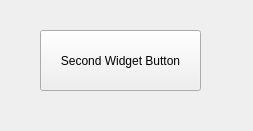
<?xml version="1.0" encoding="UTF-8"?>
<ui version="4.0">
 <class>SecondUIWidget</class>
 <widget class="QWidget" name="SecondUIWidget">
  <property name="geometry">
   <rect>
    <x>0</x>
    <y>0</y>
    <width>253</width>
    <height>131</height>
   </rect>
  </property>
  <property name="windowTitle">
   <string>SecondUIWidget Form</string>
  </property>
  <widget class="QPushButton" name="pushButton">
   <property name="geometry">
    <rect>
     <x>40</x>
     <y>30</y>
     <width>161</width>
     <height>61</height>
    </rect>
   </property>
   <property name="text">
    <string>Second Widget Button</string>
   </property>
  </widget>
 </widget>
 <resources/>
 <connections/>
</ui>
